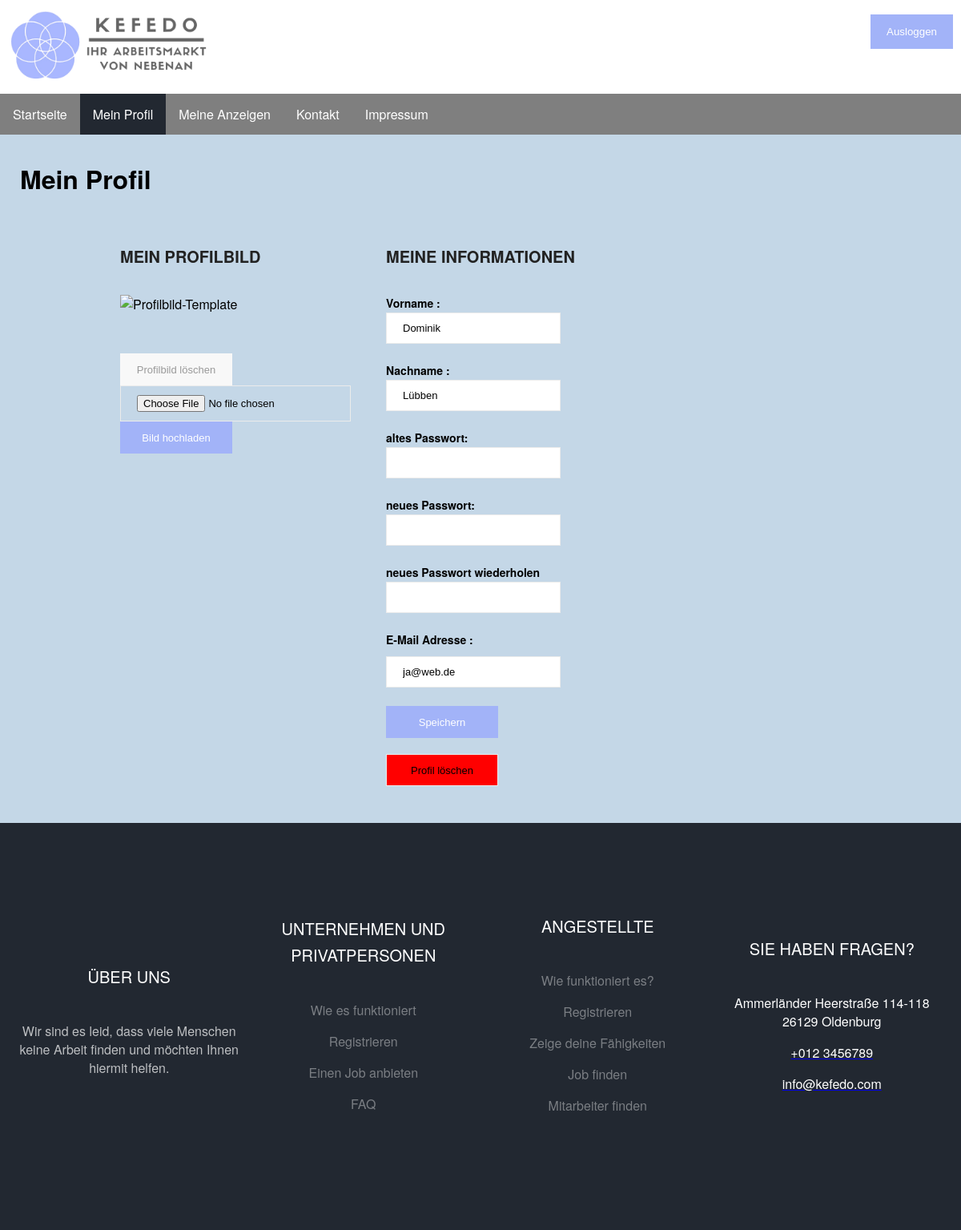
Page /website_root/profil.php (signed in) on the committed database.
### tables this page shows
CREATE TABLE "user"
(
	id INTEGER not null
		primary key autoincrement,
	email VARCHAR(50) not null
		unique,
	prename VARCHAR(30) default NULL,
	surname VARCHAR(50) default NULL,
	password VARCHAR(255) default NULL
);

### website_root/php/database/DatabaseController.php (called while the page is built, shortened)
<?php
class DatabaseController
{
    private static $database;
    public function __construct()
    {
        self::$database = new SqliteDatabase();
    }
    public static function getDatabase(): SqliteDatabase
    {
        return self::$database;
    }
}

### website_root/php/user/UserDAOImpl.php (called while the page is built, shortened)
<?php
class UserDAOImpl implements UserDAO
{
    private $database;
    public function __construct()
    {
        $databaseController = new DatabaseController();
        $this->database = $databaseController::getDatabase();
        try {
            $this->database->connect();
        } catch (Exception $e) {
            print $e->getMessage();
        }
    }
    public function findUserByMail($email)
    {
        $command = "select * from user where email=?";
        return UserHelper::getUsersFromSQLResult($this->database->execute($command, [$email]));
    }
}

### website_root/php/database/SqliteDatabase.php (called while the page is built, shortened)
<?php
class SqliteDatabase implements Database
{
    private $conn;
    public function connect(): ?bool
    {
        if (file_exists('../DB.sqlite3')) {
            $this->conn = new PDO('sqlite:../DB.sqlite3') or die("Cannot open the Database");
        } else {
            $this->conn = new PDO('sqlite:../DB.sqlite3') or die("Cannot open the Database");
            return $this->create();
        }
        return true;
    }
    public function execute($command, $values)
    {
        if ($this->conn !== null && is_array($values) && is_string($command)) {
            try {
                $stm = $this->conn->prepare($command);
                for ($i = 1, $iMax = count($values); $i <= $iMax; $i++) {
                    $stm->bindParam($i, $values[$i - 1]);
                }
                $stm->execute();
                return $stm->fetchAll();
            } catch (PDOException $e) {
                print $e;
                return false;
            }
        } else {
            return false;
        }
    }
}

### website_root/php/user/UserHelper.php (called while the page is built, shortened)
<?php
class UserHelper
{
    public static function getUsersFromSQLResult($result)
    {
        $users = [];
        if ($result !== null && !is_bool($result)) {
            foreach ($result as $row) {
                $user = self::getUserFromSQLResultRow($row);
                if ($user !== null) {
                    $users[] = $user;
                }
            }
            if (sizeof($users) === 1) {
                return current($users);
            }
            return $users;
        }
        return null;
    }
    private static function getUserFromSQLResultRow($result): ?User
    {
        $user = new User();
        $user->setId($result['id'] ?? null);
        $user->setEmail($result['email'] ?? null);
        $user->setPrename($result['prename'] ?? null);
        $user->setSurname($result['surname'] ?? null);
        $user->setPassword(md5($result['password'] ?? null));
        return $user;
    }
}

### website_root/php/user/User.php (called while the page is built, shortened)
<?php
class User
{
    private $id;
    private $prename;
    private $surname;
    private $email;
    public function getId()
    {
        return $this->id;
    }
    public function setId($id): void
    {
        $this->id = $id;
    }
    public function getPrename()
    {
        return $this->prename;
    }
    public function setPrename($prename): void
    {
        $this->prename = $prename;
    }
    public function getSurname()
    {
        return $this->surname;
    }
    public function setSurname($lastName): void
    {
        $this->surname = $lastName;
    }
    public function getEmail()
    {
        return $this->email;
    }
    public function setEmail($email): void
    {
        $this->email = $email;
    }
}

### website_root/profil.php (the view, shortened to what this page needs)
<?php include "header.php"; ?>
<?php
$eingelogt = $_COOKIE['loggedin'];
if ($eingelogt != "true") {
   $_SESSION["error"] = "loggout"
    ?>
    <script language="javascript" type="text/javascript"> document.location = "index.php"; </script><?php
} else {
    $u = new UserDAOImpl();
    $email = $_COOKIE["email"];
    $user = $u->findUserByMail($email);
}
?>
<div class="header">
    <nav>
        <ul class="navi">
            <li class="navibutton">
                <a href="index.php" class="naviobjekt"> Startseite</a>
            </li>
            <li class="navibutton">
                <div class="active"><a href="profil.php" class="naviobjekt"> Mein Profil</a></div>
            </li>
            <?php
            if (isset($_COOKIE["loggedin"]) and $_COOKIE["loggedin"] === "true") { ?>
                <li class="navibutton"><a href="messages.php" class="naviobjekt">Meine Anzeigen </a></li>
            <?php } else {
                ?>
            <?php }
            ?>
            <li class="navibutton"><a href="contact.php" class="naviobjekt">Kontakt </a></li>
            <li class="navibutton"><a href="impressum.php" class="naviobjekt"> Impressum</a></li>
        </ul>
    </nav>
</div>
<div class="grid-farbe">
    <div class="container">
        <h1> Mein Profil</h1>
        <div class="profile-container">
            <div class="profile-content">
                <div class="profile-form">
                    <div class="form-col">
                        <form method="POST" action="profil.php" class="profile-form" id="profile-form">
                            <h2>Mein Profilbild</h2>
                            <div class="form-row">
                                <div class="form-group">
                                    <img src="images/profile_template.png" alt="Profilbild-Template" id="pb_image">
                                </div>
                            </div>
                            <div class="form-submit">
                                <input type="submit" value="Profilbild löschen" class="submit" name="reset_pb"
                                       id="reset_pb"/>
                                <input type="file" name="fileToUpload" id="fileToUpload"/>
                                <input type="submit" value="Bild hochladen" name="pb_submit" class="submit"/>
                            </div>
                        </form>
                    </div>
                    <div class="form-col">
                        <form method="POST" class="profile-form" id="profile-form-image">
                            <h2>Meine Informationen</h2>
                            <div class="form-row">
                                <div class="form-group">
                                    <label for="name">Vorname :</label>
                                    <input type="text" name="name" id="name" value="<?php echo $user->getPrename(); ?>"
                                           required/>
                                </div>
                                <div class="form-group">
                                    <label for="father_name">Nachname :</label>
                                    <input type="text" name="father_name" id="fahter_name"
                                           value="<?php echo $user->getSurname(); ?>" required/>
                                </div>
                            </div>
                            <div class="form-row">
                                <div class="form-group">
                                    <label for="state">altes Passwort:</label>
                                    <input type="password" name="altespw" id="altestpw">
                                </div>
                                <div class="form-group">
                                    <label for="city">neues Passwort:</label>
                                    <input type="password" name="pwsetzen" id="pwsetzen"/>
                                </div>
                            </div>
                            <div class="form-row">
                                <div class="form-group">
                                    <label for="street">neues Passwort wiederholen</label>
                                    <input type="password" name="pwwiederholen" id="pwwiederholen"/>
                                </div>
                            </div>
                            <div class="form-row">
                                <div class="form-group">
                                    <label for="email">E-Mail Adresse :</label>
                                    <input class="profilemail" type="email" name="email" id="email"
                                           value="<?php echo $user->getEmail(); ?>"/>
                                </div>
                            </div>
                            <input type="submit" value="Speichern" class="submit" name="submit_pb" id="submit"/>
                            <input type="submit" value="Profil löschen" class="delete " name="profilloeschen"
                                   id="submit"/>
                    </div>
                </div>
            </div>
        </div>
    </div>
</div>
</div>

### website_root/styles/global.css (style rules this page uses)
body { margin: 0; font-family: "Helvetica Neue", Helvetica, Arial, sans-serif; }
input { display: block; max-width: 100%; border: 1px solid #ebebeb; padding: 12px 20px; box-sizing: border-box; font-weight: 500; font-size: 13px; }
.submit { width: 140px; height: 40px; display: flex; font-weight: 400; font-size: 13px; padding: 10px; border: none; cursor: pointer; }
h2 { line-height: 1.66; padding: 0; font-weight: 700; color: #222; font-size: 20px; text-transform: uppercase; margin: 0 0 32px; }
.form-submit { text-align: right; padding-top: 27px; }
.footer { display: block; position: relative; font-size: 16px; padding: 7em 0; background: #222831; color: rgba(255, 255, 255, 0.7); grid-area: footer; align-content: center; }
.footer-row { display: flex; flex-wrap: wrap; align-content: center; }
.grid-farbe { padding: 10px; background-color: #c4d7e7; }
.text { color: #fff; text-decoration: none; }
.footer-col { float: left; flex-grow: 1; text-align: center; align-content: center; flex-wrap: wrap; width: 200px; }
.list-unstyled { padding-left: 0; list-style: none; }
.footer-li { padding-bottom: 1rem !important; }
.container { width: 100%; padding-right: 15px; padding-left: 15px; margin: auto; }
.footer-h2 { font-family: inherit; color: #fff; margin-bottom: 40px; font-size: 20px; font-weight: 400; }
.footer-link { color: rgba(255, 255, 255, 0.4); text-decoration: none; }
.navi { list-style-type: none; margin: 0; padding: 0; overflow: hidden; background-color: #7f7f7f; }
.navibutton { float: left; }
.naviobjekt { display: block; color: white; text-decoration: none; text-align: center; padding: 14px 16px; }
.navibutton :last-child { border-right: none; }
.active { background-color: #222831; }

### website_root/styles/profile.css (style rules this page uses)
display-flex, .profile-content, .form-row, .form-radio, .select-icon, .select-icon i .form-col { display: flex; flex-wrap: wrap; }
.delete { background-color: red; margin-top: 20px; width: 140px; height: 40px; }
img { max-width: 80%; height: auto; }
.profile-content { flex-direction: column; }
.submit { background: #A2B3F8; color: #fff; }
.profile-container { width: 90%; max-width: 100%; position: relative; margin: 0 auto; background: transparent; padding: 20px; }
.profile-form { flex-wrap: wrap; float: left; margin: auto; }
.form-row { margin: 0; }
.form-col { padding: 1em; float: left; min-width: 300px; max-width: 600px; flex-grow: 2; display: flex; flex-wrap: wrap; }
.form-row .form-group { width: 50%; padding: 0; }
.form-group { margin-bottom: 23px; min-width: 300px; position: relative; }
.profilemail { margin-top: 11px; }
label { font-size: 14px; font-weight: bold; margin-bottom: 2px; display: block; }
input { width: auto; display: block; max-width: 300px; border: 1px solid #ebebeb; padding: 11px 20px; box-sizing: border-box; font-weight: 500; font-size: 13px; }
#reset, #reset_pb { background: #f8f8f8; color: #999; margin-right: 8px; }

### rows in the picture
user: name "Dominik", father_name "Lübben", email "ja@web.de"
